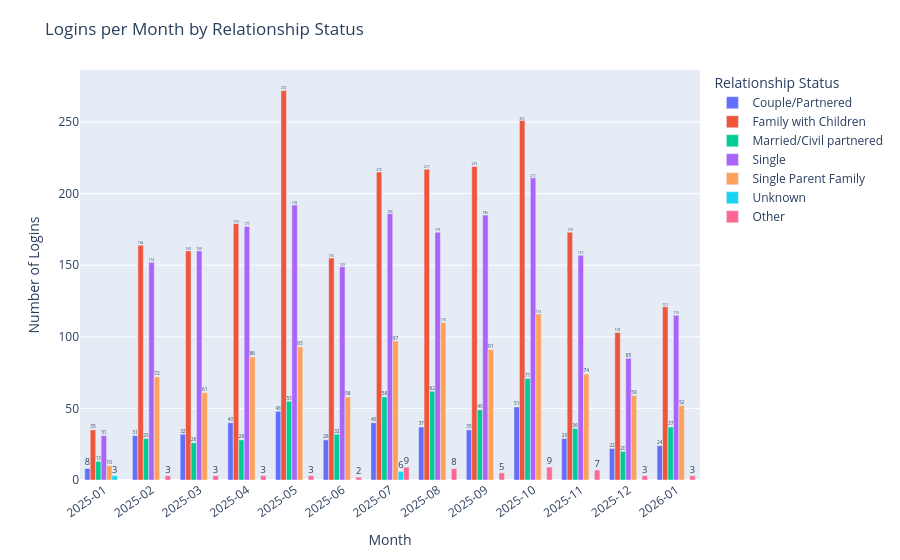

Notebook code for this chart:
### Code cell
# Ensure Month stays in chronological order and is treated as a category
month_order = counts["Month"].drop_duplicates().tolist()

fig = px.bar(
    counts,
    x="Month",
    y="Login Count",
    color="Your relationship status",
    barmode="group",
    title="Logins per Month by Relationship Status",
    labels={"Month": "Month", "Login Count": "Number of Logins", "Your relationship status": "Relationship Status"},
    text="Login Count",
    category_orders={"Month": month_order},  # keeps order
)

fig.update_traces(textposition="outside", texttemplate="%{text}", cliponaxis=False)

fig.update_layout(
    xaxis=dict(
        type="category",
        tickmode="array",
        tickvals=month_order,   # force every month tick
        ticktext=month_order,
        tickangle=-35,
    ),
    uniformtext_minsize=10,
    uniformtext_mode="hide",
    margin=dict(t=70),
)

fig.show()

### Figure 1 — Plotly figure (JSON) as saved in the notebook; plotly's stock layout.template omitted (floating-point values rounded to 4 significant figures)
{"data": [{"alignmentgroup": "True", "cliponaxis": false, "hovertemplate": "Relationship Status=Couple/Partnered<br>Month=%{x}<br>Number of Logins=%{text}<extra></extra>", "legendgroup": "Couple/Partnered", "marker": {"color": "#636efa", "pattern": {"shape": ""}}, "name": "Couple/Partnered", "offsetgroup": "Couple/Partnered", "orientation": "v", "showlegend": true, "text": [8.0, 31.0, 32.0, 40.0, 48.0, 28.0, 40.0, 37.0, 35.0, 51.0, 29.0, 22.0, 24.0], "textposition": "outside", "texttemplate": "%{text}", "type": "bar", "x": ["2025-01", "2025-02", "2025-03", "2025-04", "2025-05", "2025-06", "2025-07", "2025-08", "2025-09", "2025-10", "2025-11", "2025-12", "2026-01"], "xaxis": "x", "y": [8, 31, 32, 40, 48, 28, 40, 37, 35, 51, 29, 22, 24], "yaxis": "y"}, {"alignmentgroup": "True", "cliponaxis": false, "hovertemplate": "Relationship Status=Family with Children<br>Month=%{x}<br>Number of Logins=%{text}<extra></extra>", "legendgroup": "Family with Children", "marker": {"color": "#EF553B", "pattern": {"shape": ""}}, "name": "Family with Children", "offsetgroup": "Family with Children", "orientation": "v", "showlegend": true, "text": [35.0, 164.0, 160.0, 179.0, 272.0, 155.0, 215.0, 217.0, 219.0, 251.0, 173.0, 103.0, 121.0], "textposition": "outside", "texttemplate": "%{text}", "type": "bar", "x": ["2025-01", "2025-02", "2025-03", "2025-04", "2025-05", "2025-06", "2025-07", "2025-08", "2025-09", "2025-10", "2025-11", "2025-12", "2026-01"], "xaxis": "x", "y": [35, 164, 160, 179, 272, 155, 215, 217, 219, 251, 173, 103, 121], "yaxis": "y"}, {"alignmentgroup": "True", "cliponaxis": false, "hovertemplate": "Relationship Status=Married/Civil partnered<br>Month=%{x}<br>Number of Logins=%{text}<extra></extra>", "legendgroup": "Married/Civil partnered", "marker": {"color": "#00cc96", "pattern": {"shape": ""}}, "name": "Married/Civil partnered", "offsetgroup": "Married/Civil partnered", "orientation": "v", "showlegend": true, "text": [13.0, 29.0, 26.0, 28.0, 55.0, 32.0, 58.0, 62.0, 49.0, 71.0, 36.0, 20.0, 37.0], "textposition": "outside", "texttemplate": "%{text}", "type": "bar", "x": ["2025-01", "2025-02", "2025-03", "2025-04", "2025-05", "2025-06", "2025-07", "2025-08", "2025-09", "2025-10", "2025-11", "2025-12", "2026-01"], "xaxis": "x", "y": [13, 29, 26, 28, 55, 32, 58, 62, 49, 71, 36, 20, 37], "yaxis": "y"}, {"alignmentgroup": "True", "cliponaxis": false, "hovertemplate": "Relationship Status=Single<br>Month=%{x}<br>Number of Logins=%{text}<extra></extra>", "legendgroup": "Single", "marker": {"color": "#ab63fa", "pattern": {"shape": ""}}, "name": "Single", "offsetgroup": "Single", "orientation": "v", "showlegend": true, "text": [31.0, 152.0, 160.0, 177.0, 192.0, 149.0, 186.0, 173.0, 185.0, 211.0, 157.0, 85.0, 115.0], "textposition": "outside", "texttemplate": "%{text}", "type": "bar", "x": ["2025-01", "2025-02", "2025-03", "2025-04", "2025-05", "2025-06", "2025-07", "2025-08", "2025-09", "2025-10", "2025-11", "2025-12", "2026-01"], "xaxis": "x", "y": [31, 152, 160, 177, 192, 149, 186, 173, 185, 211, 157, 85, 115], "yaxis": "y"}, {"alignmentgroup": "True", "cliponaxis": false, "hovertemplate": "Relationship Status=Single Parent Family<br>Month=%{x}<br>Number of Logins=%{text}<extra></extra>", "legendgroup": "Single Parent Family", "marker": {"color": "#FFA15A", "pattern": {"shape": ""}}, "name": "Single Parent Family", "offsetgroup": "Single Parent Family", "orientation": "v", "showlegend": true, "text": [10.0, 72.0, 61.0, 86.0, 93.0, 58.0, 97.0, 110.0, 91.0, 116.0, 74.0, 59.0, 52.0], "textposition": "outside", "texttemplate": "%{text}", "type": "bar", "x": ["2025-01", "2025-02", "2025-03", "2025-04", "2025-05", "2025-06", "2025-07", "2025-08", "2025-09", "2025-10", "2025-11", "2025-12", "2026-01"], "xaxis": "x", "y": [10, 72, 61, 86, 93, 58, 97, 110, 91, 116, 74, 59, 52], "yaxis": "y"}, {"alignmentgroup": "True", "cliponaxis": false, "hovertemplate": "Relationship Status=Unknown<br>Month=%{x}<br>Number of Logins=%{text}<extra></extra>", "legendgroup": "Unknown", "marker": {"color": "#19d3f3", "pattern": {"shape": ""}}, "name": "Unknown", "offsetgroup": "Unknown", "orientation": "v", "showlegend": true, "text": [3.0, 6.0], "textposition": "outside", "texttemplate": "%{text}", "type": "bar", "x": ["2025-01", "2025-07"], "xaxis": "x", "y": [3, 6], "yaxis": "y"}, {"alignmentgroup": "True", "cliponaxis": false, "hovertemplate": "Relationship Status=Other<br>Month=%{x}<br>Number of Logins=%{text}<extra></extra>", "legendgroup": "Other", "marker": {"color": "#FF6692", "pattern": {"shape": ""}}, "name": "Other", "offsetgroup": "Other", "orientation": "v", "showlegend": true, "text": [3.0, 3.0, 3.0, 3.0, 2.0, 9.0, 8.0, 5.0, 9.0, 7.0, 3.0, 3.0], "textposition": "outside", "texttemplate": "%{text}", "type": "bar", "x": ["2025-02", "2025-03", "2025-04", "2025-05", "2025-06", "2025-07", "2025-08", "2025-09", "2025-10", "2025-11", "2025-12", "2026-01"], "xaxis": "x", "y": [3, 3, 3, 3, 2, 9, 8, 5, 9, 7, 3, 3], "yaxis": "y"}, {"alignmentgroup": "True", "cliponaxis": false, "hovertemplate": "Relationship Status=<br>Month=%{x}<br>Number of Logins=%{text}<extra></extra>", "legendgroup": "", "marker": {"color": "#B6E880", "pattern": {"shape": ""}}, "name": "", "offsetgroup": "", "orientation": "v", "showlegend": false, "text": [2.0, 5.0, 3.0, 1.0], "textposition": "outside", "texttemplate": "%{text}", "type": "bar", "x": ["2025-07", "2025-08", "2025-09", "2026-01"], "xaxis": "x", "y": [2, 5, 3, 1], "yaxis": "y"}], "layout": {"barmode": "group", "legend": {"title": {"text": "Relationship Status"}, "tracegroupgap": 0}, "margin": {"t": 70}, "title": {"text": "Logins per Month by Relationship Status"}, "uniformtext": {"minsize": 10, "mode": "hide"}, "xaxis": {"anchor": "y", "categoryarray": ["2025-01", "2025-02", "2025-03", "2025-04", "2025-05", "2025-06", "2025-07", "2025-08", "2025-09", "2025-10", "2025-11", "2025-12", "2026-01"], "categoryorder": "array", "domain": [0, 1], "tickangle": -35, "tickmode": "array", "ticktext": ["2025-01", "2025-02", "2025-03", "2025-04", "2025-05", "2025-06", "2025-07", "2025-08", "2025-09", "2025-10", "2025-11", "2025-12", "2026-01"], "tickvals": ["2025-01", "2025-02", "2025-03", "2025-04", "2025-05", "2025-06", "2025-07", "2025-08", "2025-09", "2025-10", "2025-11", "2025-12", "2026-01"], "title": {"text": "Month"}, "type": "category"}, "yaxis": {"anchor": "x", "domain": [0, 1], "title": {"text": "Number of Logins"}}}}
